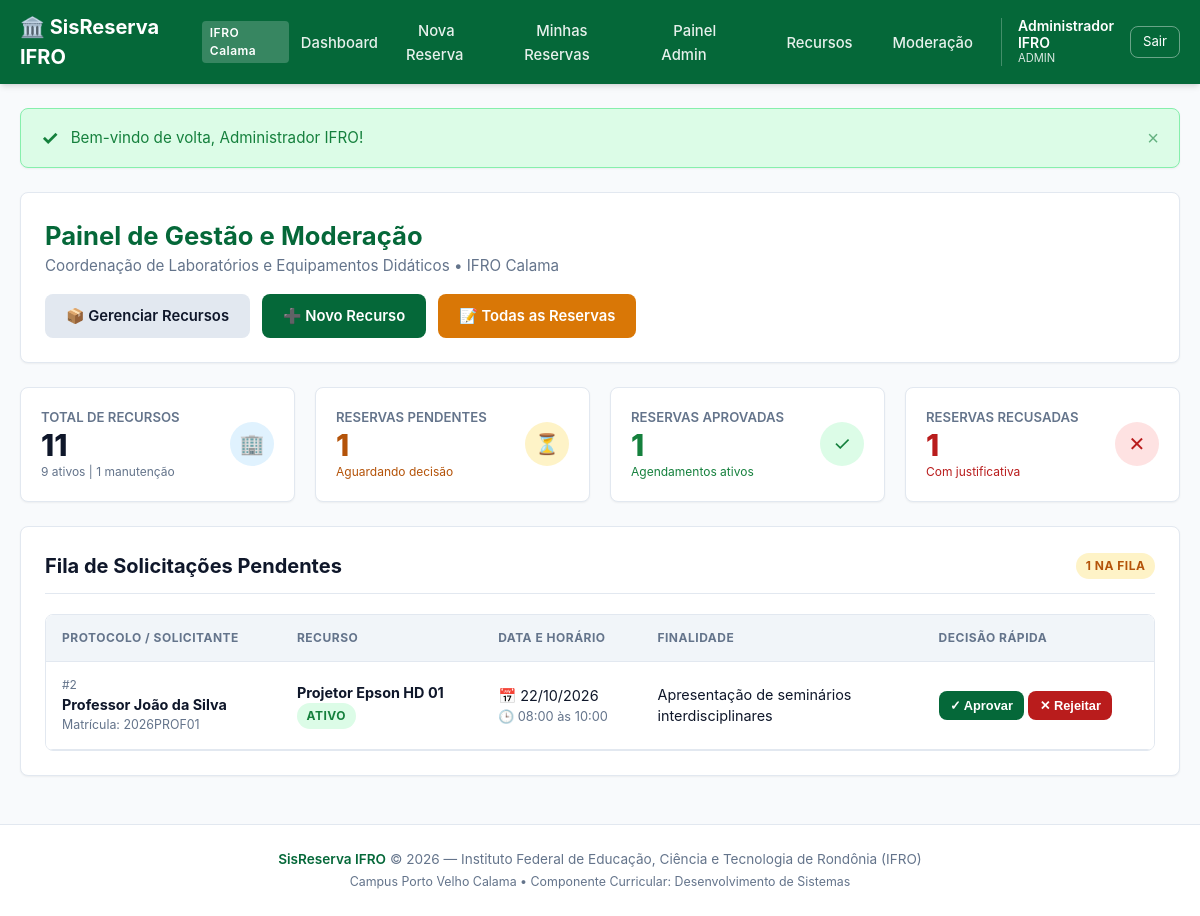
The app's page /public/admin/index.php (signed in) with its own data.
### tables this page shows
CREATE TABLE IF NOT EXISTS `reservations` (
  `id` INT UNSIGNED NOT NULL AUTO_INCREMENT,
  `user_id` INT UNSIGNED NOT NULL COMMENT 'Usuário que solicitou a reserva',
  `resource_id` INT UNSIGNED NOT NULL COMMENT 'Recurso reservado',
  `start_time` DATETIME NOT NULL COMMENT 'Data e hora de início',
  `end_time` DATETIME NOT NULL COMMENT 'Data e hora de término',
  `purpose` TEXT NOT NULL COMMENT 'Finalidade/Justificativa da aula ou evento',
  `status` ENUM('PENDENTE', 'APROVADA', 'RECUSADA', 'CANCELADA') NOT NULL DEFAULT 'PENDENTE' COMMENT 'Status da reserva',
  `rejection_reason` TEXT NULL DEFAULT NULL COMMENT 'Justificativa obrigatória (mín. 10 chars) em caso de recusa',
  `reviewed_by_id` INT UNSIGNED NULL DEFAULT NULL COMMENT 'Administrador que aprovou/recusou',
  `created_at` TIMESTAMP NOT NULL DEFAULT CURRENT_TIMESTAMP,
  `updated_at` TIMESTAMP NOT NULL DEFAULT CURRENT_TIMESTAMP ON UPDATE CURRENT_TIMESTAMP,
  PRIMARY KEY (`id`),
   
  KEY `idx_conflict_check` (`resource_id`, `start_time`, `end_time`, `status`),
  KEY `idx_user_history` (`user_id`, `start_time`),
  KEY `idx_status_filter` (`status`, `start_time`),
  KEY `fk_reservations_reviewer` (`reviewed_by_id`),
   
  CONSTRAINT `fk_reservations_user`
    FOREIGN KEY (`user_id`) REFERENCES `users` (`id`)
    ON DELETE CASCADE ON UPDATE CASCADE,
  CONSTRAINT `fk_reservations_resource`
    FOREIGN KEY (`resource_id`) REFERENCES `resources` (`id`)
    ON DELETE CASCADE ON UPDATE CASCADE,
  CONSTRAINT `fk_reservations_reviewer`
    FOREIGN KEY (`reviewed_by_id`) REFERENCES `users` (`id`)
    ON DELETE SET NULL ON UPDATE CASCADE
);

CREATE TABLE IF NOT EXISTS `users` (
  `id` INT UNSIGNED NOT NULL AUTO_INCREMENT,
  `name` VARCHAR(120) NOT NULL COMMENT 'Nome completo do usuário',
  `email` VARCHAR(150) NOT NULL COMMENT 'E-mail institucional único (normalizado em minúsculas)',
  `matricula` VARCHAR(30) NOT NULL COMMENT 'Matrícula discente ou SIAPE',
  `password_hash` VARCHAR(255) NOT NULL COMMENT 'Hash da senha gerado com password_hash()',
  `role` ENUM('SOLICITANTE', 'ADMIN') NOT NULL DEFAULT 'SOLICITANTE' COMMENT 'Perfil de acesso do usuário',
  `created_at` TIMESTAMP NOT NULL DEFAULT CURRENT_TIMESTAMP,
  `updated_at` TIMESTAMP NOT NULL DEFAULT CURRENT_TIMESTAMP ON UPDATE CURRENT_TIMESTAMP,
  PRIMARY KEY (`id`),
  UNIQUE KEY `uk_users_email` (`email`),
  UNIQUE KEY `uk_users_matricula` (`matricula`),
  KEY `idx_users_role` (`role`)
);

CREATE TABLE IF NOT EXISTS `resources` (
  `id` INT UNSIGNED NOT NULL AUTO_INCREMENT,
  `name` VARCHAR(100) NOT NULL COMMENT 'Nome do recurso (ex: Labin 1, Projetor)',
  `category` VARCHAR(50) NOT NULL COMMENT 'Categoria (Laboratório ou Equipamento)',
  `capacity` INT NULL DEFAULT NULL COMMENT 'Capacidade de pessoas (para salas/laboratórios)',
  `location` VARCHAR(100) NOT NULL COMMENT 'Localização física (ex: Bloco A - Sala 101)',
  `description` TEXT NULL COMMENT 'Descrição detalhada dos equipamentos instalados',
  `status` ENUM('ATIVO', 'MANUTENCAO', 'INATIVO') NOT NULL DEFAULT 'ATIVO' COMMENT 'Estado operacional',
  `created_at` TIMESTAMP NOT NULL DEFAULT CURRENT_TIMESTAMP,
  `updated_at` TIMESTAMP NOT NULL DEFAULT CURRENT_TIMESTAMP ON UPDATE CURRENT_TIMESTAMP,
  PRIMARY KEY (`id`),
  KEY `idx_resources_status` (`status`),
  KEY `idx_resources_category` (`category`)
);

### public/admin/index.php (the view, shortened to what this page needs)
<?php
require_once __DIR__ . '/../../includes/functions.php';
require_once __DIR__ . '/../../includes/flash.php';
$metrics = [
    'recursos_total'      => 0,
    'recursos_ativos'     => 0,
    'recursos_manutencao' => 0,
    'reservas_total'      => 0,
    'reservas_pendentes'  => 0,
    'reservas_aprovadas'  => 0,
    'reservas_recusadas'  => 0,
];
$pendingReservations = [];
try {
    $pdo = getDBConnection();
    $stmt = $pdo->query('SELECT status, COUNT(*) as qtd FROM resources GROUP BY status');
    while ($row = $stmt->fetch()) {
        $st = strtoupper($row['status']);
        $qtd = (int)$row['qtd'];
        $metrics['recursos_total'] += $qtd;
        if ($st === 'ATIVO') $metrics['recursos_ativos'] = $qtd;
        if ($st === 'MANUTENCAO') $metrics['recursos_manutencao'] = $qtd;
    }
    $stmt = $pdo->query('SELECT status, COUNT(*) as qtd FROM reservations GROUP BY status');
    while ($row = $stmt->fetch()) {
        $st = strtoupper($row['status']);
        $qtd = (int)$row['qtd'];
        $metrics['reservas_total'] += $qtd;
        if ($st === 'PENDENTE') $metrics['reservas_pendentes'] = $qtd;
        if ($st === 'APROVADA') $metrics['reservas_aprovadas'] = $qtd;
        if ($st === 'RECUSADA') $metrics['reservas_recusadas'] = $qtd;
    }
    $stmt = $pdo->query(
        'SELECT r.id, r.start_time, r.end_time, r.purpose, r.created_at,
                u.name as user_name, u.matricula, u.email,
                res.name as resource_name, res.category, res.status as resource_status
         FROM reservations r
         JOIN users u ON r.user_id = u.id
         JOIN resources res ON r.resource_id = res.id
         WHERE r.status = "PENDENTE"
         ORDER BY r.start_time ASC
         LIMIT 10'
    );
    $pendingReservations = $stmt->fetchAll();
} catch (Exception $e) {
    error_log('[SisReserva Admin Index] Erro: ' . $e->getMessage());
    setFlash('danger', 'Erro ao carregar os dados administrativos.');
}
require_once __DIR__ . '/../../includes/header.php';
?>
<div class="card" style="margin-bottom: 1.5rem;">
  <div style="display: flex; justify-content: space-between; align-items: center; flex-wrap: wrap; gap: 1rem;">
    <div>
      <h1 class="card-title" style="font-size: 1.6rem; color: var(--primary);">
        Painel de Gestão e Moderação
      </h1>
      <p style="color: var(--text-muted); font-size: 0.95rem;">
        Coordenação de Laboratórios e Equipamentos Didáticos &bull; IFRO Calama
      </p>
    </div>
    <div style="display: flex; gap: 0.75rem; flex-wrap: wrap;">
      <a href="<?= BASE_URL ?>/admin/recursos.php" class="btn btn-secondary">📦 Gerenciar Recursos</a>
      <a href="<?= BASE_URL ?>/admin/recurso_novo.php" class="btn btn-primary">➕ Novo Recurso</a>
      <a href="<?= BASE_URL ?>/admin/reservas.php" class="btn btn-warning">📝 Todas as Reservas</a>
    </div>
  </div>
</div>
<div class="stats-grid">
  <div class="stat-card">
    <div class="stat-info">
      <span class="stat-label">Total de Recursos</span>
      <span class="stat-value"><?= $metrics['recursos_total'] ?></span>
      <span style="font-size: 0.75rem; color: var(--text-muted);">
        <?= $metrics['recursos_ativos'] ?> ativos | <?= $metrics['recursos_manutencao'] ?> manutenção
      </span>
    </div>
    <div class="stat-badge" style="background: var(--info-bg); color: var(--info);">🏢</div>
  </div>
  <div class="stat-card">
    <div class="stat-info">
      <span class="stat-label">Reservas Pendentes</span>
      <span class="stat-value" style="color: var(--warning);"><?= $metrics['reservas_pendentes'] ?></span>
      <span style="font-size: 0.75rem; color: var(--warning);">Aguardando decisão</span>
    </div>
    <div class="stat-badge" style="background: var(--warning-bg); color: var(--warning);">⏳</div>
  </div>
  <div class="stat-card">
    <div class="stat-info">
      <span class="stat-label">Reservas Aprovadas</span>
      <span class="stat-value" style="color: var(--success);"><?= $metrics['reservas_aprovadas'] ?></span>
      <span style="font-size: 0.75rem; color: var(--success);">Agendamentos ativos</span>
    </div>
    <div class="stat-badge" style="background: var(--success-bg); color: var(--success);">✓</div>
  </div>
  <div class="stat-card">
    <div class="stat-info">
      <span class="stat-label">Reservas Recusadas</span>
      <span class="stat-value" style="color: var(--danger);"><?= $metrics['reservas_recusadas'] ?></span>
      <span style="font-size: 0.75rem; color: var(--danger);">Com justificativa</span>
    </div>
    <div class="stat-badge" style="background: var(--danger-bg); color: var(--danger);">✕</div>
  </div>
</div>
<div class="card">
  <div class="card-header">
    <h2 class="card-title">Fila de Solicitações Pendentes</h2>
    <span class="badge badge-warning"><?= count($pendingReservations) ?> na fila</span>
  </div>
  <?php if (empty($pendingReservations)): ?>
    <div style="text-align: center; padding: 2.5rem 1rem; color: var(--text-muted);">
      <p style="font-size: 1.1rem;">🎉 Não há nenhuma solicitação pendente de moderação no momento!</p>
    </div>
  <?php else: ?>
    <div class="table-responsive">
      <table class="table">
        <thead>
          <tr>
            <th>Protocolo / Solicitante</th>
            <th>Recurso</th>
            <th>Data e Horário</th>
            <th>Finalidade</th>
            <th>Decisão Rápida</th>
          </tr>
        </thead>
        <tbody>
          <?php foreach ($pendingReservations as $p): ?>
            <tr>
              <td>
                <div style="font-size: 0.75rem; color: var(--text-muted);">#<?= (int)$p['id'] ?></div>
                <strong><?= e($p['user_name']) ?></strong>
                <div style="font-size: 0.775rem; color: var(--text-muted);">
                  Matrícula: <?= e($p['matricula']) ?>
                </div>
              </td>
              <td>
                <strong><?= e($p['resource_name']) ?></strong>
                <div style="font-size: 0.775rem;">
                  <?= renderResourceBadge($p['resource_status']) ?>
                </div>
              </td>
              <td>
                <div>📅 <?= formatDateBr($p['start_time']) ?></div>
                <div style="font-size: 0.8rem; color: var(--text-muted);">
                  🕒 <?= formatTimeBr($p['start_time']) ?> às <?= formatTimeBr($p['end_time']) ?>
                </div>
              </td>
              <td style="max-width: 250px;">
                <div title="<?= e($p['purpose']) ?>"><?= e(mb_strimwidth($p['purpose'], 0, 60, '...')) ?></div>
              </td>
              <td style="white-space: nowrap;">
                <form action="<?= BASE_URL ?>/admin/aprovar.php" method="POST" style="display: inline;">
                  <button type="submit" class="btn btn-sm btn-primary" data-confirm="Confirmar aprovação deste agendamento?">
                    ✓ Aprovar
                  </button>
                </form>
                <button type="button" class="btn btn-sm btn-danger"
                        onclick="document.getElementById('modal-rejeitar-<?= (int)$p['id'] ?>').style.display='block';">
                  ✕ Rejeitar
                </button>
              </td>
            </tr>
          <?php endforeach; ?>
        </tbody>
      </table>
    </div>
  <?php endif; ?>
</div>
<?php require_once __DIR__ . '/../../includes/footer.php'; ?>

### includes/functions.php (shortened to what this page needs)
<?php
function e(mixed $value): string
{
    return htmlspecialchars((string)($value ?? ''), ENT_QUOTES, 'UTF-8');
}
function formatDateBr(?string $datetime): string
{
    $ts = strtotime($datetime);
    return date('d/m/Y', $ts);
}
function formatTimeBr(?string $datetime): string
{
    $ts = strtotime($datetime);
    return date('H:i', $ts);
}
function renderResourceBadge(string $status): string
{
    $status = strtoupper(trim($status));
    $classes = [
        'ATIVO'      => 'badge badge-success',
        'MANUTENCAO' => 'badge badge-warning',
        'INATIVO'    => 'badge badge-danger',
    ];
    $cls = $classes[$status] ?? 'badge badge-secondary';
    return '<span class="' . $cls . '">' . e($status) . '</span>';
}

### assets/css/style.css (style rules this page uses)
:root { --primary: #056839; --primary-dark: #034827; --primary-light: #e8f5ed; --primary-hover: #04552e; --secondary: #475569; --success: #15803d; --success-bg: #dcfce7; --warning: #b45309; --warning-bg: #fef3c7; --danger: #b91c1c; --danger-bg: #fee2e2; --info: #0369a1; --info-bg: #e0f2fe; --bg-main: #f8fafc; --card-bg: #ffffff; --border: #e2e8f0; --text-main: #0f172a; --text-muted: #64748b; --text-inverse: #ffffff; --shadow-sm: 0 1px 2px 0 rgb(0 0 0 / 0.05); --shadow: 0 4px 6px -1px rgb(0 0 0 / 0.1), 0 2px 4px -2px rgb(0 0 0 / 0.1); --shadow-lg: 0 10px 15px -3px rgb(0 0 0 / 0.1), 0 4px 6px -4px rgb(0 0 0 / 0.1); --radius: 8px; --transition: all 0.2s ease-in-out; }
* { margin: 0; padding: 0; box-sizing: border-box; }
body { font-family: -apple-system, BlinkMacSystemFont, "Segoe UI", Roboto, Helvetica, Arial, sans-serif; background-color: var(--bg-main); color: var(--text-main); line-height: 1.5; display: flex; flex-direction: column; min-height: 100vh; }
.alert { padding: 0.875rem 1.25rem; border-radius: var(--radius); display: flex; align-items: center; gap: 0.75rem; box-shadow: var(--shadow-sm); border: 1px solid transparent; }
.alert-success { background-color: var(--success-bg); color: var(--success); border-color: #86efac; }
.alert-icon { font-size: 1.25rem; font-weight: bold; }
.alert-content { flex: 1; font-size: 0.95rem; }
.alert-close { background: none; border: none; font-size: 1.25rem; cursor: pointer; color: inherit; opacity: 0.6; transition: var(--transition); }
.card { background-color: var(--card-bg); border: 1px solid var(--border); border-radius: var(--radius); box-shadow: var(--shadow-sm); padding: 1.5rem; margin-bottom: 1.5rem; }
.card-header { display: flex; justify-content: space-between; align-items: center; margin-bottom: 1.25rem; padding-bottom: 0.75rem; border-bottom: 1px solid var(--border); }
.card-title { font-size: 1.25rem; font-weight: 700; color: var(--text-main); }
.stats-grid { display: grid; grid-template-columns: repeat(auto-fit, minmax(200px, 1fr)); gap: 1.25rem; margin-bottom: 1.5rem; }
.stat-card { background-color: var(--card-bg); border: 1px solid var(--border); border-radius: var(--radius); padding: 1.25rem; display: flex; align-items: center; justify-content: space-between; box-shadow: var(--shadow-sm); }
.stat-info { display: flex; flex-direction: column; }
.stat-label { font-size: 0.825rem; color: var(--text-muted); text-transform: uppercase; font-weight: 600; }
.stat-value { font-size: 1.875rem; font-weight: 800; color: var(--text-main); line-height: 1.2; }
.stat-badge { width: 44px; height: 44px; border-radius: 50%; display: flex; align-items: center; justify-content: center; font-size: 1.25rem; }
.btn { display: inline-flex; align-items: center; justify-content: center; gap: 0.5rem; padding: 0.6rem 1.25rem; border-radius: var(--radius); font-size: 0.925rem; font-weight: 600; text-decoration: none; cursor: pointer; border: 1px solid transparent; transition: var(--transition); }
.btn-primary { background-color: var(--primary); color: #fff; }
.btn-secondary { background-color: #e2e8f0; color: var(--text-main); }
.btn-danger { background-color: var(--danger); color: #fff; }
.btn-warning { background-color: #d97706; color: #fff; }
.btn-sm { padding: 0.35rem 0.65rem; font-size: 0.8rem; }
.table-responsive { width: 100%; overflow-x: auto; border: 1px solid var(--border); border-radius: var(--radius); }
.table { width: 100%; border-collapse: collapse; text-align: left; font-size: 0.9rem; background-color: #fff; }
.table th, .table td { padding: 0.875rem 1rem; border-bottom: 1px solid var(--border); vertical-align: middle; }
.table th { background-color: #f1f5f9; font-weight: 700; color: var(--text-muted); text-transform: uppercase; font-size: 0.75rem; letter-spacing: 0.5px; }
.badge { display: inline-block; padding: 0.25rem 0.6rem; font-size: 0.75rem; font-weight: 700; border-radius: 9999px; text-transform: uppercase; letter-spacing: 0.5px; }
.badge-success { background-color: var(--success-bg); color: var(--success); }
.badge-warning { background-color: var(--warning-bg); color: var(--warning); }

### records on screen
reservations: id "2", user.name "Professor João da Silva", user.matricula "2026PROF01", resource.name "Projetor Epson HD 01", resource.status "ATIVO", start_time "22/10/2026", start_time "08:00", end_time "10:00", purpose "Apresentação de seminários interdisciplinares"

### other values on screen
APP_NAME "SisReserva IFRO"
$user['name'] "Administrador IFRO"
$user['role'] "ADMIN"
$metrics['recursos_total'] "11"
$metrics['recursos_ativos'] "9"
$metrics['recursos_manutencao'] "1"
$metrics['reservas_pendentes'] "1"
$metrics['reservas_aprovadas'] "1"
$metrics['reservas_recusadas'] "1"
count($pendingReservations) "1"
